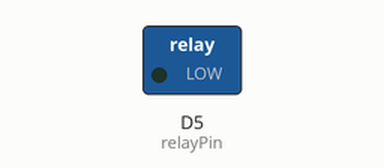
This sketch was run on a simulated ESP8266 (NodeMCU). Parts: switched loads named in the sketch (green lamp = pin HIGH). Dashed ring = blinking. What the sketch prints to the serial monitor is not drawn.

Above: at 0.5 s.
Timing chart, 0 to 4.6 s (numbered marks = the images above):
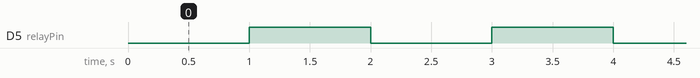

Measured:
- by itself, D5 (relayPin): alternates HIGH for 1.0 s and LOW for 1.0 s

The sketch:

program.ino
```cpp
int relayPin = D5;

void setup()
{
    Serial.begin(115200);

    pinMode(relayPin, OUTPUT);
}

void loop()
{

    Serial.println("LOW");
    digitalWrite(relayPin, LOW);

    delay(1000);

    Serial.println("HIGH");
    digitalWrite(relayPin, HIGH);

    delay(1000);

    // myserver.handle();
    // if (!myserver.IS_AP_MODE)
    // {
    //     mypubsub.updateTimer();
    // }
}

/****************************************************************/
/*               CUSTOM CALLBACK FOR MQTT Subscribe                  */
/****************************************************************/
// void mycallback(char *topic, byte *payload, unsigned int length)
// {
//     string str_actualTopic = string(topic);
//     string str_SetRelayTopic = string(senzoridstring + subscribe_setRelay);
//     string str_CheckRelayTopic = string(senzoridstring + subscribe_checkRelay);

//     if (str_actualTopic == str_SetRelayTopic)
//     {
//         string str_payload = "";
//         for (int i = 0; i < length; i++)
//         {
//             str_payload += (char)payload[i];
//         }

//         //RELAY ON-OFF
//         if (str_payload == "1")
//         {
//             digitalWrite(relayPin, LOW);
//             mypubsub.send_Relay(str_payload);
//         }
//         if (str_payload == "0")
//         {
//             digitalWrite(relayPin, HIGH);
//             mypubsub.send_Relay(str_payload);
//         }
//     }
//     else if (str_actualTopic == str_CheckRelayTopic)
//     {
//         //RELAY CHECK
//         int val = digitalRead(relayPin);
//         string valstr = int_to_string(val);

//         //HACK, because value is opaque of reality
//         // 0 = ON
//         // 1 = OFF
//         string resvalstr = "";
//         if (valstr == "0")
//         {
//             resvalstr = "1";
//         }
//         else if (valstr == "1")
//         {
//             resvalstr = "0";
//         }

//         mypubsub.send_Relay(resvalstr);
//     }
// }
```
